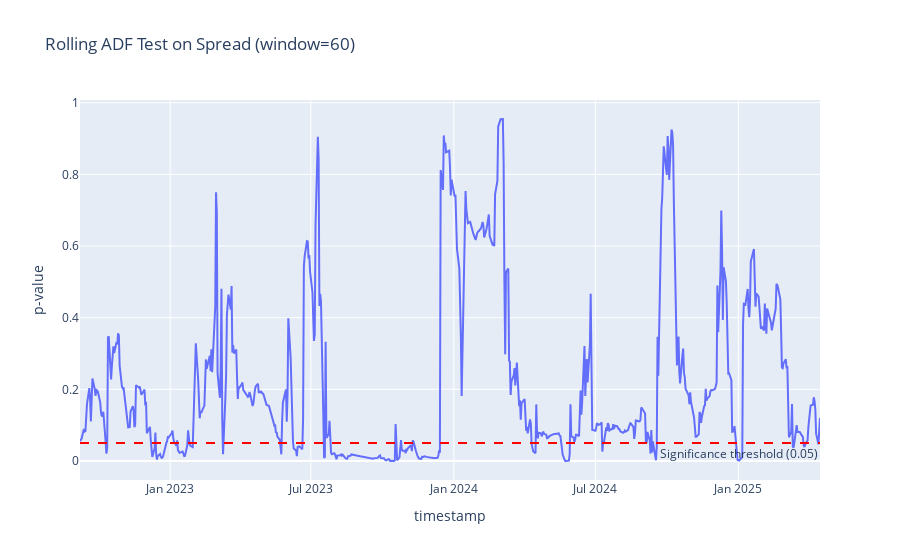

Notebook code cell kept with this figure:
### Code cell
fig = go.Figure()
rolling_window = 60
fig.add_trace(go.Scatter(x=rolling_adf_df["timestamp"], y=rolling_adf_df["p_value"], mode="lines", name="Rolling ADF p-value"))
fig.add_hline(y=0.05, line_dash="dash", line_color="red", annotation_text="Significance threshold (0.05)", annotation_position="bottom right")
fig.update_layout(title=f"Rolling ADF Test on Spread (window={rolling_window})", xaxis_title="timestamp", yaxis_title="p-value")
fig.show()
fig.write_html('html_plot/adf_test.html')

### Figure 1 — Plotly figure (JSON) as saved in the notebook; plotly's stock layout.template omitted (floating-point values rounded to 4 significant figures; data arrays with more than 128 entries replaced by an {"elided": "..."} marker saying what was removed)
{"data": [{"mode": "lines", "name": "Rolling ADF p-value", "type": "scatter", "x": {"elided": "655 str values"}, "y": {"elided": "655 float values"}}], "layout": {"annotations": [{"showarrow": false, "text": "Significance threshold (0.05)", "x": 1, "xanchor": "right", "xref": "x domain", "y": 0.05, "yanchor": "top", "yref": "y"}], "shapes": [{"line": {"color": "red", "dash": "dash"}, "type": "line", "x0": 0, "x1": 1, "xref": "x domain", "y0": 0.05, "y1": 0.05, "yref": "y"}], "title": {"text": "Rolling ADF Test on Spread (window=60)"}, "xaxis": {"title": {"text": "timestamp"}}, "yaxis": {"title": {"text": "p-value"}}}}
